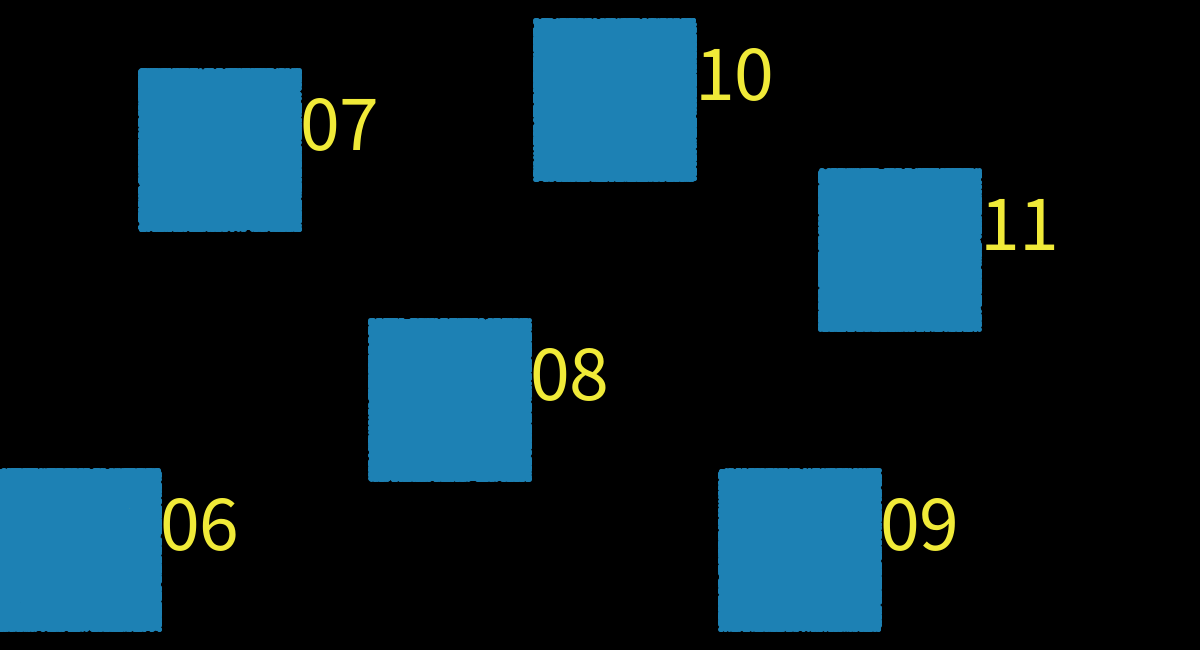
Frame 1 (no input)
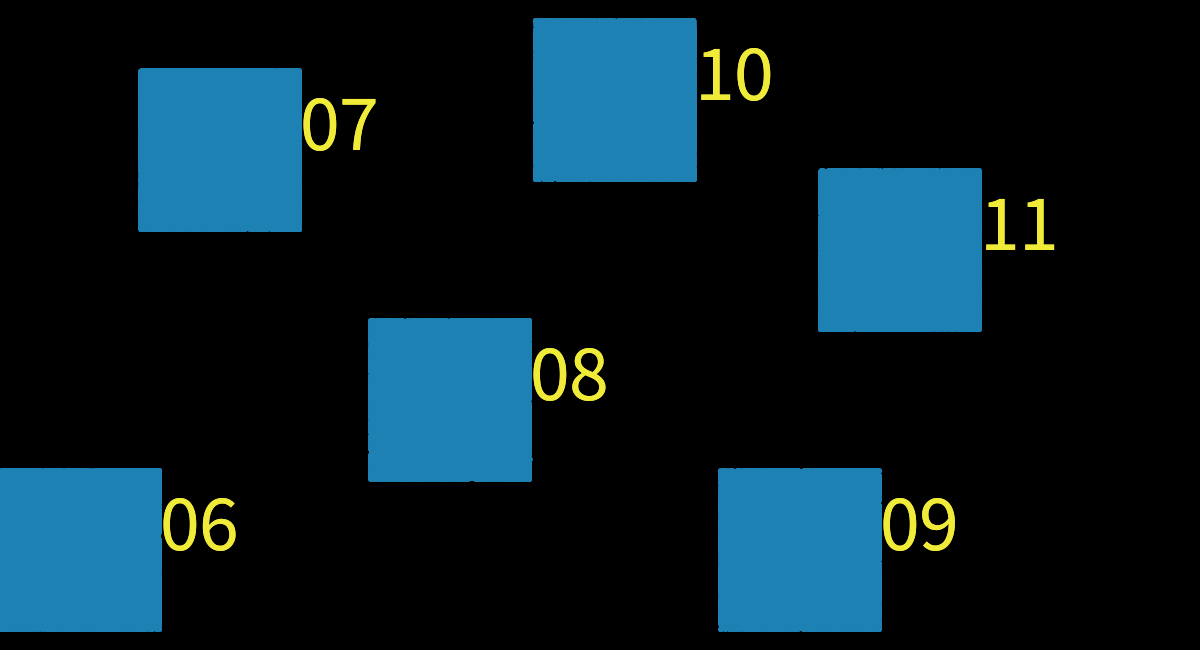
Frame 2 (the mouse pressed at the canvas centre, redrawn once)

The Processing sketch that drew these frames (run headless with seeded random() and noise(); the mouse was pressed at the canvas centre and the sketch redrawn once):

// Processing sketch: processing_60254
// ── processing_60254.pde

int [] Face = {12000000, 50000000, 100000000, 350000000, 600000000, 800000000};
int [] Twitter = {1000, 750000, 5000000, 75000000, 145000000, 300000000};
int [] LinkedIn = {8000000, 15000000, 33000000, 50000000, 75000000, 135000000};
int [] WordPress = {600000, 2000000, 4300000, 8000000, 11100000, 50000000};
int [] Tumblr = {0, 170000, 1000000, 2000000, 7000000, 38000000};
int [] Posterous = {0, 0, 0, 125000, 4000000, 12000000};

int [] yearsX = {80, 220, 450, 800, 615, 900};
int [] yearsY = {550, 150, 400, 550, 100, 250};
color c1, c2, c3, c4, c5, c6;

void setup ()
{
 size (1200, 650); 
 background (0);
 //smooth ();
 
 
 c1 = #C9ECFF;
 c2 = #1D81B4;
 c3 = #6FFAB5;
 c4 = #B329C9;
 c5 = #C91215;
 c6 = #C97712;
 
 
}

void draw()
{
 dates();
 drawGraph( Face, c2);
 //prepscreen();
 noLoop();
 //printTitle();
}

void dates()
{
 textSize(80);
 fill(240, 234, 56);
 text("2006", 80, 550);
 text("2007", 220, 150);
 text("2008", 450, 400);
 text("2009", 800, 550);
 text("2010", 615, 100);
 text("2011", 900, 250);
 
}


void drawGraph(int [] inArray, color col)
{
 
 //println (inArray.length);
 for (int i = 0; i < inArray.length; i++)
 {
  //int qr= i/ 100000;
  int [] DIV; 
  DIV = new int [inArray [i]/100000];
  {
    //DIV = [0];
    println (DIV.length);
    for (int r = 0; r < DIV.length; r++)
    {
      Drpoint (yearsX, yearsY, col); 
      //println (yearsX[r]);
    }
  }
 }
}

void Drpoint (int [] xCord, int [] yCord, color coll)
{
  println("*");
  strokeWeight (5);
  for (int p = 0; p < xCord.length; p++)
  {
  stroke (coll);
  point (xCord[p] + random ( -80,80), yCord [p] + random (-80, 80));
  }
  
}

void prepscreen()
{
  fill (0,  0, 0, 20);
  rect(0,0, width, height);
  frameRate(24);
  
  
}
